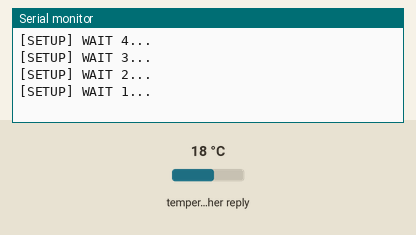
Recording of a program running on a simulated ESP32. Shown: the last lines printed to the serial monitor. Inputs (shaded band) come from the test bench; at power-on: temperature in the weather reply 18 °C. WiFi joins after 1.5 s; servers stay silent unless stated; web services answer with replies made up by the test bench.

Above: at 5.2 s.
5.3 s: temperature in the weather reply set to -14 °C
At 7.1 s:
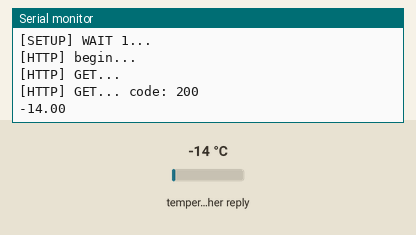
8.5 s: temperature in the weather reply set to -1 °C
At 10.86 s:
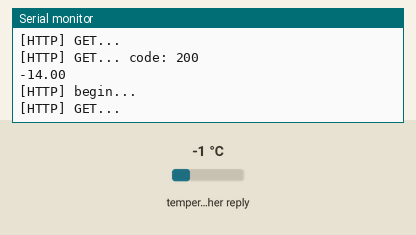
Timing chart, 0 to 12.4 s (numbered marks = the images above; inputs shaded):
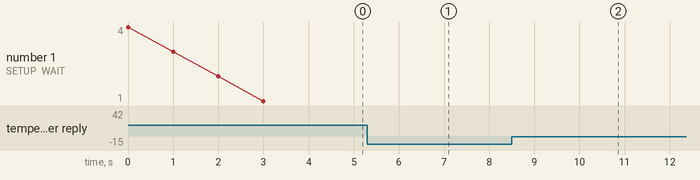

Measured:
- after the input at 5.3 s, the serial monitor: prints a new line after 0.40 s (image 1)

The program:

main.cpp
```cpp
/**
 * BasicHTTPClient.ino
 *
 *  Created on: 24.05.2015
 *
 */

 #include <Arduino.h>

 #include <WiFi.h>
 #include <WiFiMulti.h>

 #include <HTTPClient.h>

 #define USE_SERIAL Serial

 WiFiMulti wifiMulti;

 /*
 const char* ca = \
 "-----BEGIN CERTIFICATE-----\n" \
 "MIIEkjCCA3qgAwIBAgIQCgFBQgAAAVOFc2oLheynCDANBgkqhkiG9w0BAQsFADA/\n" \
 "MSQwIgYDVQQKExtEaWdpdGFsIFNpZ25hdHVyZSBUcnVzdCBDby4xFzAVBgNVBAMT\n" \
 "DkRTVCBSb290IENBIFgzMB4XDTE2MDMxNzE2NDA0NloXDTIxMDMxNzE2NDA0Nlow\n" \
 "SjELMAkGA1UEBhMCVVMxFjAUBgNVBAoTDUxldCdzIEVuY3J5cHQxIzAhBgNVBAMT\n" \
 "GkxldCdzIEVuY3J5cHQgQXV0aG9yaXR5IFgzMIIBIjANBgkqhkiG9w0BAQEFAAOC\n" \
 "AQ8AMIIBCgKCAQEAnNMM8FrlLke3cl03g7NoYzDq1zUmGSXhvb418XCSL7e4S0EF\n" \
 "q6meNQhY7LEqxGiHC6PjdeTm86dicbp5gWAf15Gan/PQeGdxyGkOlZHP/uaZ6WA8\n" \
 "SMx+yk13EiSdRxta67nsHjcAHJyse6cF6s5K671B5TaYucv9bTyWaN8jKkKQDIZ0\n" \
 "Z8h/pZq4UmEUEz9l6YKHy9v6Dlb2honzhT+Xhq+w3Brvaw2VFn3EK6BlspkENnWA\n" \
 "a6xK8xuQSXgvopZPKiAlKQTGdMDQMc2PMTiVFrqoM7hD8bEfwzB/onkxEz0tNvjj\n" \
 "/PIzark5McWvxI0NHWQWM6r6hCm21AvA2H3DkwIDAQABo4IBfTCCAXkwEgYDVR0T\n" \
 "AQH/BAgwBgEB/wIBADAOBgNVHQ8BAf8EBAMCAYYwfwYIKwYBBQUHAQEEczBxMDIG\n" \
 "CCsGAQUFBzABhiZodHRwOi8vaXNyZy50cnVzdGlkLm9jc3AuaWRlbnRydXN0LmNv\n" \
 "bTA7BggrBgEFBQcwAoYvaHR0cDovL2FwcHMuaWRlbnRydXN0LmNvbS9yb290cy9k\n" \
 "c3Ryb290Y2F4My5wN2MwHwYDVR0jBBgwFoAUxKexpHsscfrb4UuQdf/EFWCFiRAw\n" \
 "VAYDVR0gBE0wSzAIBgZngQwBAgEwPwYLKwYBBAGC3xMBAQEwMDAuBggrBgEFBQcC\n" \
 "ARYiaHR0cDovL2Nwcy5yb290LXgxLmxldHNlbmNyeXB0Lm9yZzA8BgNVHR8ENTAz\n" \
 "MDGgL6AthitodHRwOi8vY3JsLmlkZW50cnVzdC5jb20vRFNUUk9PVENBWDNDUkwu\n" \
 "Y3JsMB0GA1UdDgQWBBSoSmpjBH3duubRObemRWXv86jsoTANBgkqhkiG9w0BAQsF\n" \
 "AAOCAQEA3TPXEfNjWDjdGBX7CVW+dla5cEilaUcne8IkCJLxWh9KEik3JHRRHGJo\n" \
 "uM2VcGfl96S8TihRzZvoroed6ti6WqEBmtzw3Wodatg+VyOeph4EYpr/1wXKtx8/\n" \
 "wApIvJSwtmVi4MFU5aMqrSDE6ea73Mj2tcMyo5jMd6jmeWUHK8so/joWUoHOUgwu\n" \
 "X4Po1QYz+3dszkDqMp4fklxBwXRsW10KXzPMTZ+sOPAveyxindmjkW8lGy+QsRlG\n" \
 "PfZ+G6Z6h7mjem0Y+iWlkYcV4PIWL1iwBi8saCbGS5jN2p8M+X+Q7UNKEkROb3N6\n" \
 "KOqkqm57TH2H3eDJAkSnh6/DNFu0Qg==\n" \
 "-----END CERTIFICATE-----\n";
 */

 double extractTemperature(const std::string& json) {
  std::string key = "\"temperature_2m\":";
  size_t pos = json.find(key);

  if (pos != std::string::npos) {
      pos += key.length();  // Move to the position after the key
      size_t endPos = json.find(',', pos);  // Find the end of the value

      if (endPos == std::string::npos) {
          endPos = json.find('}', pos);  // Handle case where it's the last element
      }

      std::string tempValue = json.substr(pos, endPos - pos);  // Extract the value
      return std::stod(tempValue);  // Convert to double
  }

  return -1; // Return -1 if not found (error case)
}

 void setup() {

   USE_SERIAL.begin(115200);

   USE_SERIAL.println();
   USE_SERIAL.println();
   USE_SERIAL.println();

   for (uint8_t t = 4; t > 0; t--) {
     USE_SERIAL.printf("[SETUP] WAIT %d...\n", t);
     USE_SERIAL.flush();
     delay(1000);
   }

   wifiMulti.addAP("PK", "12345678");
 }

 void loop() {
   // wait for WiFi connection
   if ((wifiMulti.run() == WL_CONNECTED)) {

     HTTPClient http;

     USE_SERIAL.print("[HTTP] begin...\n");
     // configure traged server and url
     //http.begin("https://www.howsmyssl.com/a/check", ca); //HTTPS
     http.begin("https://api.open-meteo.com/v1/forecast?latitude=50.06&longitude=19.94&current=temperature_2m");  //HTTP

     USE_SERIAL.print("[HTTP] GET...\n");
     // start connection and send HTTP header
     int httpCode = http.GET();

     // httpCode will be negative on error
     if (httpCode > 0) {
       // HTTP header has been send and Server response header has been handled
       USE_SERIAL.printf("[HTTP] GET... code: %d\n", httpCode);

       // file found at server
       if (httpCode == HTTP_CODE_OK) {
         String payload = http.getString();
         USE_SERIAL.println(extractTemperature(payload.c_str()));
       }
     } else {
       USE_SERIAL.printf("[HTTP] GET... failed, error: %s\n", http.errorToString(httpCode).c_str());
     }

     http.end();
   }

   delay(5000);
 }
```
